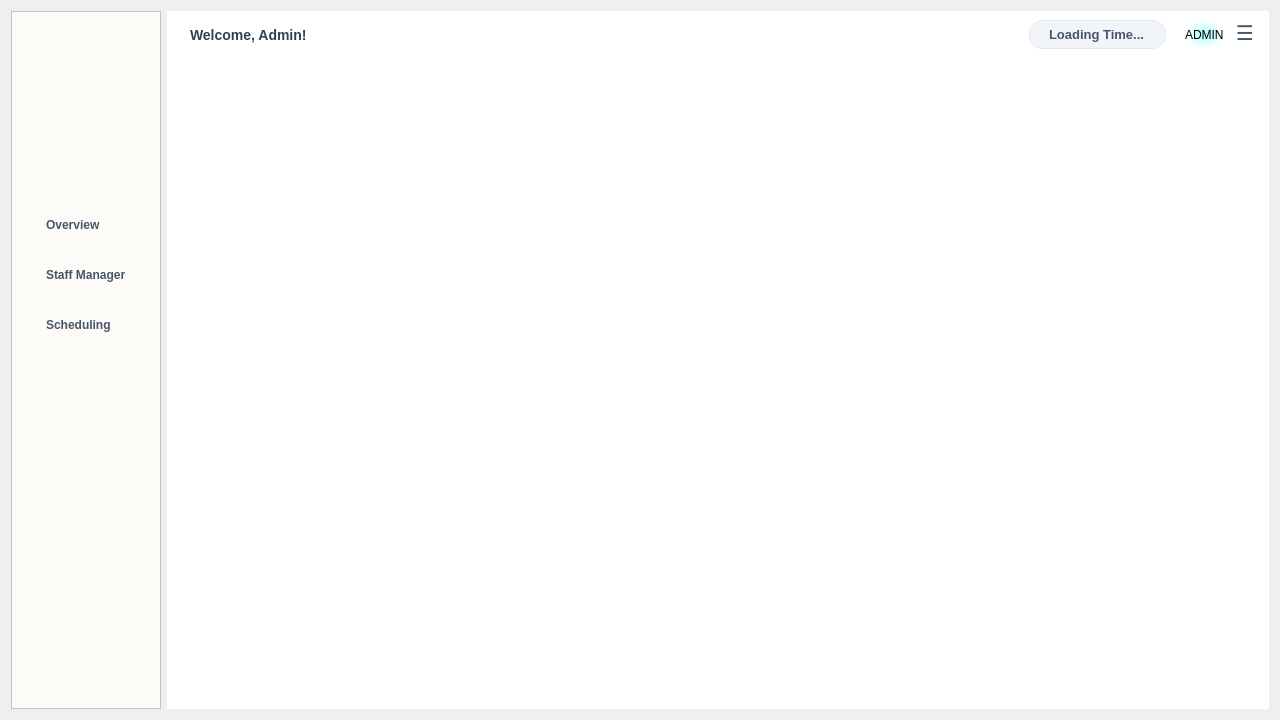
<?xml version="1.0" encoding="UTF-8"?>
<ui version="4.0">
 <class>AXON_ADMIN</class>
 <widget class="QWidget" name="AXON_ADMIN">
  <property name="geometry">
   <rect>
    <x>0</x>
    <y>0</y>
    <width>1280</width>
    <height>720</height>
   </rect>
  </property>
  <property name="maximumSize">
   <size>
    <width>1280</width>
    <height>720</height>
   </size>
  </property>
  <property name="windowTitle">
   <string>Form</string>
  </property>
  <property name="styleSheet">
   <string notr="true">/* 1. Sidebar Background - Light Beige */
QFrame#sidebarFrame {
    background-color: #FDFBF7; /* Soft, warm beige-white */
    border-right: 1px solid #e2e8f0;
}

/* 2. Navigation Buttons Styling */
QPushButton#btnOverview, QPushButton#btnManagerStaff, QPushButton#btnScheduling {
    background-color: transparent;
    border-radius: 8px;
    padding: 10px 15px;
    color: #475569;
    font-family: &quot;Segoe UI&quot;, sans-serif;
    font-weight: 600;
    text-align: left;
    margin: 5px 10px;
}

/* Hover effect */
QPushButton#btnOverview:hover, QPushButton#btnManagerStaff:hover, QPushButton#btnScheduling:hover {
    background-color: #f1ede6; /* Slightly darker beige on hover */
    color: #1e293b;
}

/* Active state for selected tab */
QPushButton#btnOverview:checked, QPushButton#btnManagerStaff:checked, QPushButton#btnScheduling:checked {
    background-color: #e5e0d7; 
    color: #3f352a;
    border-left: 4px solid #3f352a;
}</string>
  </property>
  <layout class="QHBoxLayout" name="horizontalLayout">
   <item>
    <widget class="QFrame" name="sidebarFrame">
     <property name="maximumSize">
      <size>
       <width>250</width>
       <height>16777215</height>
      </size>
     </property>
     <property name="styleSheet">
      <string notr="true">QFrame#sidebarFrame {
    background-color: #FDFBF7; /* Soft, warm beige-white */
    border-right: 1px solid #e2e8f0;
}</string>
     </property>
     <property name="frameShape">
      <enum>QFrame::Shape::StyledPanel</enum>
     </property>
     <property name="frameShadow">
      <enum>QFrame::Shadow::Raised</enum>
     </property>
     <layout class="QVBoxLayout" name="verticalLayout">
      <item alignment="Qt::AlignmentFlag::AlignHCenter">
       <widget class="QLabel" name="lblLogo">
        <property name="maximumSize">
         <size>
          <width>100</width>
          <height>100</height>
         </size>
        </property>
        <property name="text">
         <string/>
        </property>
        <property name="pixmap">
         <pixmap resource="resources.qrc">:/images/axonlogo.png</pixmap>
        </property>
        <property name="scaledContents">
         <bool>true</bool>
        </property>
        <property name="alignment">
         <set>Qt::AlignmentFlag::AlignCenter</set>
        </property>
       </widget>
      </item>
      <item>
       <spacer name="verticalSpacer_2">
        <property name="orientation">
         <enum>Qt::Orientation::Vertical</enum>
        </property>
        <property name="sizeHint" stdset="0">
         <size>
          <width>20</width>
          <height>40</height>
         </size>
        </property>
       </spacer>
      </item>
      <item>
       <widget class="QPushButton" name="btnOverview">
        <property name="text">
         <string>Overview</string>
        </property>
       </widget>
      </item>
      <item>
       <widget class="QPushButton" name="btnManagerStaff">
        <property name="text">
         <string>Staff Manager</string>
        </property>
       </widget>
      </item>
      <item>
       <widget class="QPushButton" name="btnScheduling">
        <property name="text">
         <string>Scheduling</string>
        </property>
       </widget>
      </item>
      <item>
       <spacer name="verticalSpacer">
        <property name="orientation">
         <enum>Qt::Orientation::Vertical</enum>
        </property>
        <property name="sizeHint" stdset="0">
         <size>
          <width>20</width>
          <height>352</height>
         </size>
        </property>
       </spacer>
      </item>
     </layout>
    </widget>
   </item>
   <item>
    <widget class="QWidget" name="workspaceContainer" native="true">
     <property name="styleSheet">
      <string notr="true">background-color: #ffffff;</string>
     </property>
     <layout class="QVBoxLayout" name="verticalLayout_2">
      <item>
       <layout class="QHBoxLayout" name="horizontalLayout_2">
        <item>
         <widget class="QLabel" name="message">
          <property name="styleSheet">
           <string notr="true">/* Specifically target your welcome message label */
QLabel#message {
    color: #334155;                 /* Dark slate color ensures it is visible */
    font-family: &quot;Segoe UI&quot;, sans-serif;
    font-size: 14px;
    font-weight: 600;
    background-color: transparent;  /* Ensure it has no background color blocking it */
    padding: 0px 10px;              /* Breathing room */
}</string>
          </property>
          <property name="text">
           <string>Welcome, Admin!</string>
          </property>
         </widget>
        </item>
        <item>
         <spacer name="horizontalSpacer">
          <property name="orientation">
           <enum>Qt::Orientation::Horizontal</enum>
          </property>
          <property name="sizeHint" stdset="0">
           <size>
            <width>40</width>
            <height>20</height>
           </size>
          </property>
         </spacer>
        </item>
        <item>
         <widget class="QLabel" name="lblDateTime">
          <property name="styleSheet">
           <string notr="true">/* Style the Live Clock Label directly as a clean container box */
QLabel#lblDateTime {
    background-color: #f1f5f9; /* Clean slate-gray box fill */
    border: 1px solid #e2e8f0;  /* Delicate border line */
    border-radius: 14px;        /* Smooth rounded pill edges */
    padding: 6px 16px;          /* Perfect breathing room around the text */
    
    /* Typography Style */
    color: #475569;             /* Crisp slate text color */
    font-family: &quot;Segoe UI&quot;, -apple-system, sans-serif;
    font-size: 13px;
    font-weight: 600;
}</string>
          </property>
          <property name="text">
           <string>Loading Time...</string>
          </property>
         </widget>
        </item>
        <item>
         <widget class="QLabel" name="label">
          <property name="maximumSize">
           <size>
            <width>36</width>
            <height>36</height>
           </size>
          </property>
          <property name="text">
           <string/>
          </property>
          <property name="pixmap">
           <pixmap resource="resources.qrc">:/images/adminimg.png</pixmap>
          </property>
          <property name="scaledContents">
           <bool>true</bool>
          </property>
         </widget>
        </item>
        <item>
         <widget class="QLabel" name="lblAdminTag">
          <property name="styleSheet">
           <string notr="true">
background-color: qradialgradient(spread:pad, cx:0.5, cy:0.5, radius:0.5, fx:0.5, fy:0.5, stop:0 rgba(170, 255, 255, 255), stop:1 rgba(255, 255, 255, 255));
border-radius: 16px;
font: 600 9pt &quot;Segoe UI&quot;;
color: #000000; </string>
          </property>
          <property name="text">
           <string>ADMIN</string>
          </property>
         </widget>
        </item>
        <item>
         <widget class="QPushButton" name="btnMenu">
          <property name="maximumSize">
           <size>
            <width>40</width>
            <height>16777215</height>
           </size>
          </property>
          <property name="sizeIncrement">
           <size>
            <width>40</width>
            <height>0</height>
           </size>
          </property>
          <property name="styleSheet">
           <string notr="true">/* Optimized 3-Bars Menu Button */
QPushButton#btnMenu {
    background-color: transparent;
    color: #475569;             /* Slate text color */
    border: none;
    font-family: &quot;Segoe UI&quot;, sans-serif;
    font-size: 20px;            /* Bumps up the size of the bars */
    font-weight: bold;          /* Makes the bars look clean and solid */
    padding: 0px 6px;
    margin-bottom: 2px;         /* Keeps it perfectly vertically aligned with the text */
}

QPushButton#btnMenu:hover {
    color: #0f172a;
    background-color: #e2e8f0;  /* Soft grey hover box */
    border-radius: 6px;
}</string>
          </property>
          <property name="text">
           <string>☰</string>
          </property>
         </widget>
        </item>
       </layout>
      </item>
      <item>
       <widget class="QStackedWidget" name="stackedWidget">
        <widget class="QWidget" name="page"/>
        <widget class="QWidget" name="page_2"/>
       </widget>
      </item>
     </layout>
    </widget>
   </item>
  </layout>
 </widget>
 <resources>
  <include location="resources.qrc"/>
 </resources>
 <connections/>
</ui>
